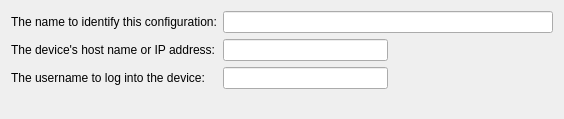
<?xml version="1.0" encoding="UTF-8"?>
<ui version="4.0">
 <class>RemoteLinux::Internal::GenericLinuxDeviceConfigurationWizardSetupPage</class>
 <widget class="QWizardPage" name="RemoteLinux::Internal::GenericLinuxDeviceConfigurationWizardSetupPage">
  <property name="geometry">
   <rect>
    <x>0</x>
    <y>0</y>
    <width>564</width>
    <height>119</height>
   </rect>
  </property>
  <property name="windowTitle">
   <string>WizardPage</string>
  </property>
  <layout class="QFormLayout" name="formLayout">
   <item row="0" column="0">
    <widget class="QLabel" name="nameLabel">
     <property name="text">
      <string>The name to identify this configuration:</string>
     </property>
    </widget>
   </item>
   <item row="0" column="1">
    <layout class="QHBoxLayout" name="horizontalLayout">
     <item>
      <widget class="QLineEdit" name="nameLineEdit"/>
     </item>
    </layout>
   </item>
   <item row="1" column="0">
    <widget class="QLabel" name="hostNameLabel">
     <property name="text">
      <string>The device's host name or IP address:</string>
     </property>
    </widget>
   </item>
   <item row="1" column="1">
    <layout class="QHBoxLayout" name="horizontalLayout_2">
     <item>
      <widget class="QLineEdit" name="hostNameLineEdit"/>
     </item>
     <item>
      <spacer name="horizontalSpacer_6">
       <property name="orientation">
        <enum>Qt::Horizontal</enum>
       </property>
       <property name="sizeHint" stdset="0">
        <size>
         <width>40</width>
         <height>20</height>
        </size>
       </property>
      </spacer>
     </item>
    </layout>
   </item>
   <item row="2" column="0">
    <widget class="QLabel" name="userNameLabel">
     <property name="text">
      <string>The username to log into the device:</string>
     </property>
    </widget>
   </item>
   <item row="2" column="1">
    <layout class="QHBoxLayout" name="horizontalLayout_3">
     <item>
      <widget class="QLineEdit" name="userNameLineEdit"/>
     </item>
     <item>
      <spacer name="horizontalSpacer_2">
       <property name="orientation">
        <enum>Qt::Horizontal</enum>
       </property>
       <property name="sizeHint" stdset="0">
        <size>
         <width>153</width>
         <height>21</height>
        </size>
       </property>
      </spacer>
     </item>
    </layout>
   </item>
  </layout>
 </widget>
 <resources/>
 <connections/>
</ui>
